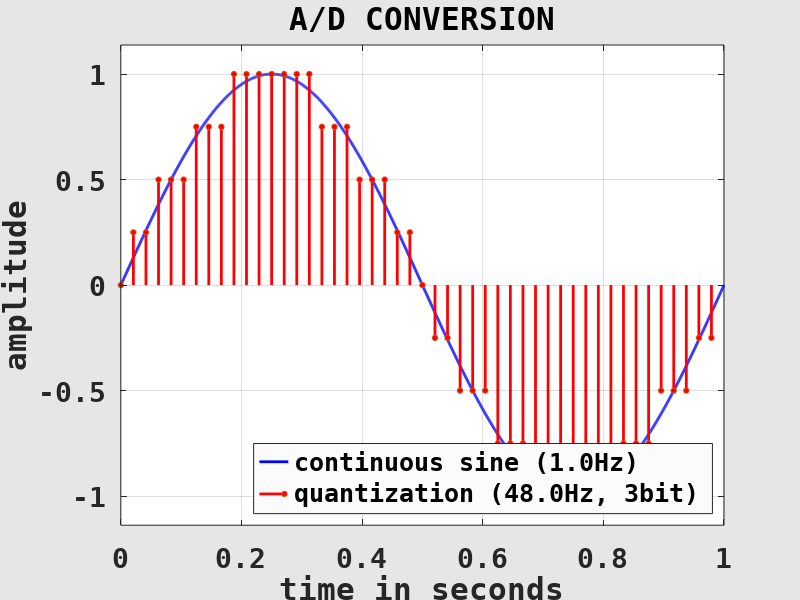
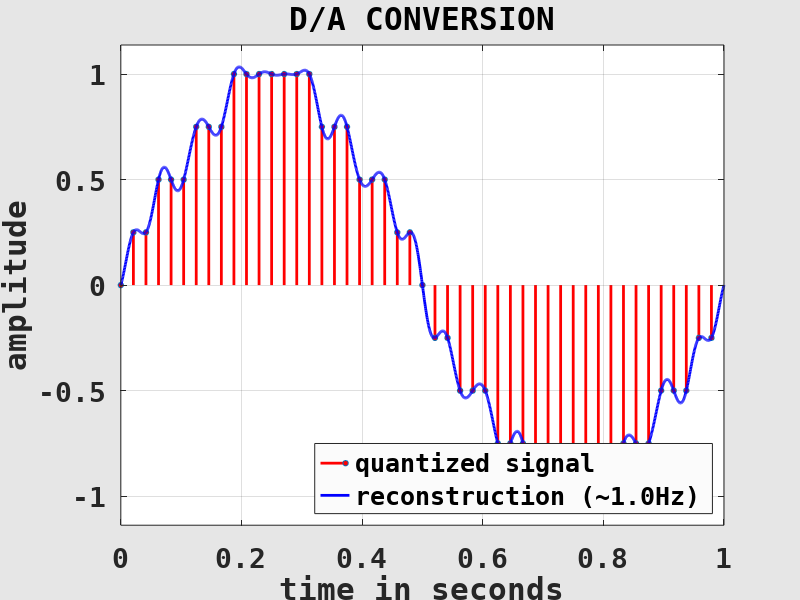

The MATLAB script that drew these images, in order:
clearvars( '-except', '-regexp', '^fig\d*$' );

	% -----------------------------------------------------------------------
	% a continuous test signal (sine with frequency f and length L)
	% -----------------------------------------------------------------------
f = 1;
L = 1;

x = @( t ) sin( 2*pi*f * t ); % continuous sine with frequency f

	% -----------------------------------------------------------------------
	% quantize the test signal (using sampling rate fS and nS bits/sample)
	% -----------------------------------------------------------------------
fS = 48; % sampling rate, EXERCISE!
nS = 3; % bits per sample, EXERCISE!

N = floor( L * fS ); % number of samples
ti = (0:N-1) / fS; % quantized time values
xi = round( 2^(nS-1) * x( ti ) ) / 2^(nS-1); % quantized amplitudes

	% -----------------------------------------------------------------------
	% reconstruct the signal from qunatization (Whittaker-Shannon)
	% THIS PART IS NOT IMPORTANT FOR FOLLOWING THE LECTURE!
	% -----------------------------------------------------------------------
dt = 1 / 2000; % temporal resolution
t = linspace( 0, L, L / dt );

for j = 1:numel( t )
	sincarg = (t(j) - ti) * fS; % sinc function
	sincarg(find( sincarg == 0)) = 1;
	sincval = sin( pi * sincarg ) ./ (pi * sincarg);

	xr(j) = sum( xi .* sincval ); % reconstructed amplitude
end

fR = sum( abs( diff( xr >= 0 ) ) ) / L / 2; % estimate frequency using zero-crossings, TODO

	% -----------------------------------------------------------------------
	% plot A/D conversion
	% THIS PART IS NOT IMPORTANT FOR FOLLOWING THE LECTURE!
	% -----------------------------------------------------------------------
if exist( 'fig1', 'var' ) ~= 1 || ~ishandle( fig1 ) % prepare figure window
	fig1 = figure( ...
		'Color', [0.9, 0.9, 0.9], 'InvertHardcopy', 'off', ...
		'PaperPosition', [0, 0, 8, 6], ...
		'defaultAxesFontName', 'DejaVu Sans Mono', 'defaultAxesFontSize', 20, 'defaultAxesFontWeight', 'bold', ...
		'defaultAxesNextPlot', 'add', ...
		'defaultAxesBox', 'on', 'defaultAxesLayer', 'top', ...
		'defaultAxesXGrid', 'on', 'defaultAxesYGrid', 'on' );
end

figure( fig1 ); % set and clear current figure
clf( fig1 );

set( fig1, 'Name', 'A/D CONVERSION' ); % set labels
title( get( fig1, 'Name' ) );

xlabel( 'time in seconds' );
ylabel( 'amplitude' );

xlim( [0, L] ); % set axes
ylim( [-1, 1] * max( abs( cat( 2, x( t ), xi, xr ) ) ) * 1.1 );

plot( t, x( t ), ... % plot continuous signal
	'Color', 'blue', 'LineWidth', 2 );

stem( ti, xi, ... % plot discrete signal
	'Color', 'red', 'LineWidth', 2, 'MarkerSize', 4, 'MarkerFaceColor', 'red', ...
	'ShowBaseLine', 'off' );

hl = legend( ... % show legend
	{sprintf( 'continuous sine (%.1fHz)', f ), sprintf( 'quantization (%.1fHz, %dbit)', fS, nS )}, ...
	'Location', 'southeast' );
set( hl, 'Color', [0.9825, 0.9825, 0.9825] );
	
	% -----------------------------------------------------------------------
	% plot D/A conversion
	% THIS PART IS NOT IMPORTANT FOR FOLLOWING THE LECTURE!
	% -----------------------------------------------------------------------
if exist( 'fig2', 'var' ) ~= 1 || ~ishandle( fig2 ) % prepare figure window
	fig2 = figure( ...
		'Color', [0.9, 0.9, 0.9], 'InvertHardcopy', 'off', ...
		'PaperPosition', [0, 0, 8, 6], ...
		'defaultAxesFontName', 'DejaVu Sans Mono', 'defaultAxesFontSize', 20, 'defaultAxesFontWeight', 'bold', ...
		'defaultAxesNextPlot', 'add', ...
		'defaultAxesBox', 'on', 'defaultAxesLayer', 'top', ...
		'defaultAxesXGrid', 'on', 'defaultAxesYGrid', 'on' );
end

figure( fig2 ); % set and clear current figure
clf( fig2 );

set( fig2, 'Name', 'D/A CONVERSION' ); % set labels
title( get( fig2, 'Name' ) );

xlabel( 'time in seconds' );
ylabel( 'amplitude' );

xlim( [0, L] ); % set axes
ylim( [-1, 1] * max( abs( cat( 2, x( t ), xi, xr ) ) ) * 1.1 );

stem( ti, xi, ... % plot discrete signal
	'Color', 'red', 'LineWidth', 2, 'MarkerSize', 4, 'MarkerFaceColor', 'red', ...
	'ShowBaseLine', 'off' );

plot( t, xr, ... % plot reconstructed signal
	'Color', 'blue', 'LineWidth', 2 );

hl = legend( ... % show legend
	{'quantized signal', sprintf( 'reconstruction (~%.1fHz)', fR )}, ...
	'Location', 'southeast' );
set( hl, 'Color', [0.9825, 0.9825, 0.9825] );

	% -----------------------------------------------------------------------
	% write plot images
	% THIS PART IS NOT IMPORTANT FOR FOLLOWING THE LECTURE!
	% -----------------------------------------------------------------------
print( fig1, 'sampling_ad', '-depsc2' );
print( fig2, 'sampling_da', '-depsc2' );
